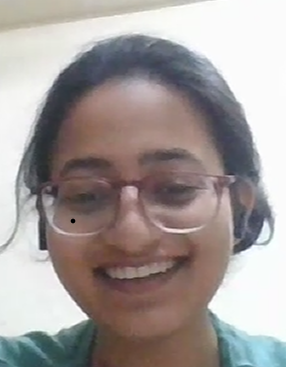
#> input picture uploads/img.png, 286 x 367 px, found by its file name
$ python aa.py
#> lines starting #> are read from the running program, lines starting #| are printed output that depends on the picture
from PIL import Image
import numpy as np

def encrypt_image(image_path, key, num_iterations):
#> called with key = 8800096496, num_iterations = 3
    img = Image.open(image_path)
#> img is the input picture: PIL image 286x367 RGBA; mean R, G, B, A 162.7, 154.7, 152.8, 255
    img_array = np.array(img, dtype=np.uint8)

    for _ in range(num_iterations):
        img_array = img_array.astype(np.uint32) ^ key
#> this loop made 3 passes
#> pass 1, in encrypt_image, `img_array = img_array.astype(np.uint32) ^ key`:
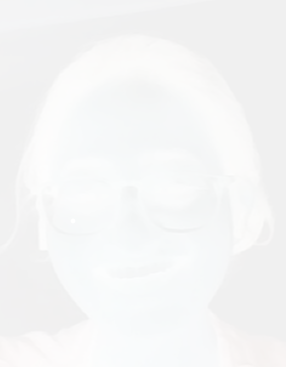
#> img_array: shape (367, 286, 4) int64; mean R, G, B, A 8.8e+09, 8.8e+09, 8.8e+09, 8.8e+09; transparent parts drawn white

    encrypted_img = Image.fromarray(img_array.astype(np.uint8))
    encrypted_img.save("encrypted_image.png")

def decrypt_image(encrypted_path, key, num_iterations):
#> called with encrypted_path = 'encrypted_image.png', key = 8800096496, num_iterations = 3
    encrypted_img = Image.open(encrypted_path)
    encrypted_array = np.array(encrypted_img, dtype=np.uint8)

    for _ in range(num_iterations):
        encrypted_array = encrypted_array.astype(np.uint32) ^ key

    decrypted_img = Image.fromarray(encrypted_array.astype(np.uint8))
    decrypted_img.save("decrypted_image.png")

# Example usage
image_path = r"C:\Users\Priyanshu\Desktop\Multilevel Encryption(Crypto)\img.png"

encryption_key = 8800096496
num_iterations = 3

# Encrypt the image multiple times
encrypt_image(image_path, encryption_key, num_iterations)

# Decrypt the image multiple times
decrypt_image("encrypted_image.png", encryption_key, num_iterations)
